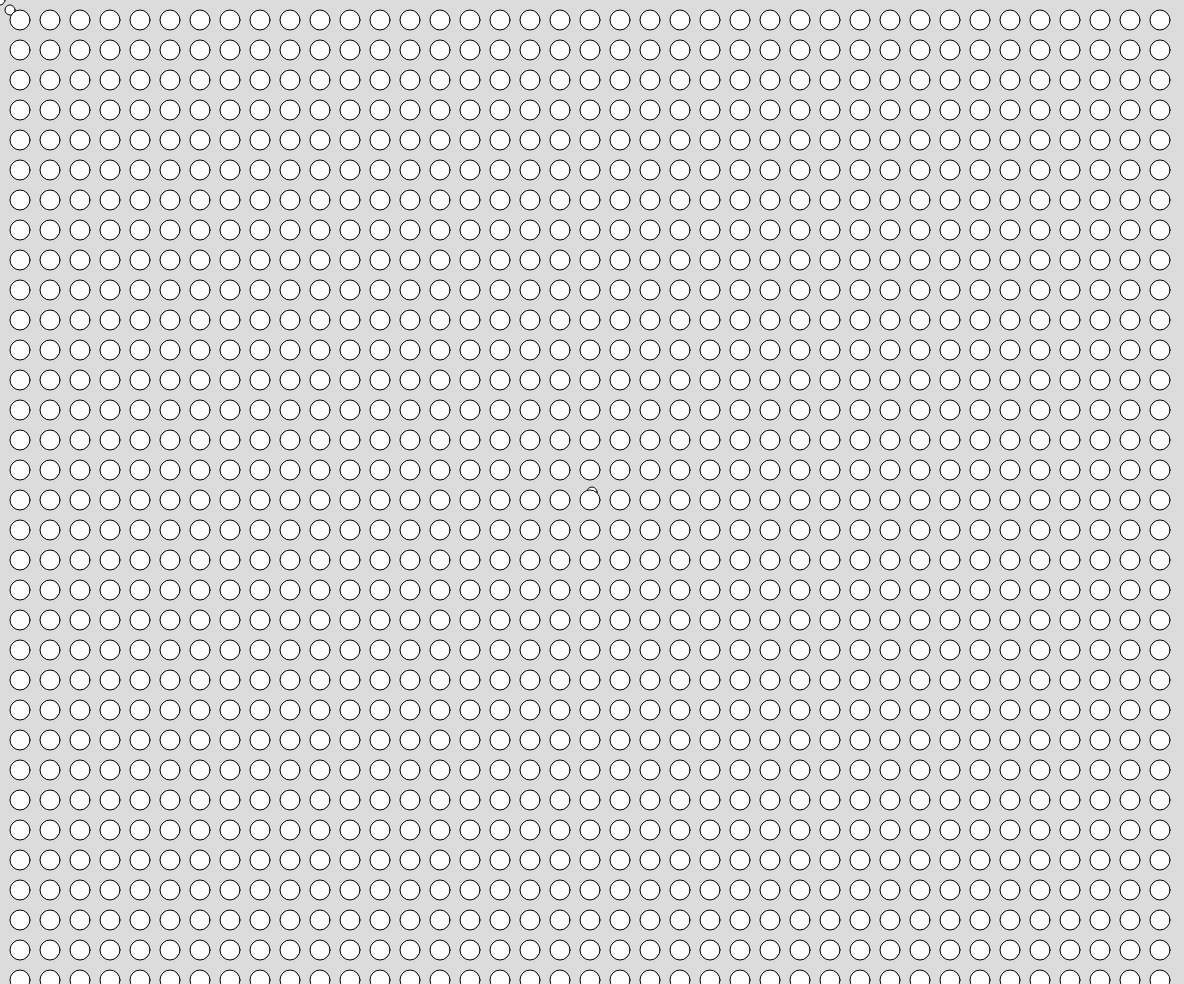
Frame 1 (no input)
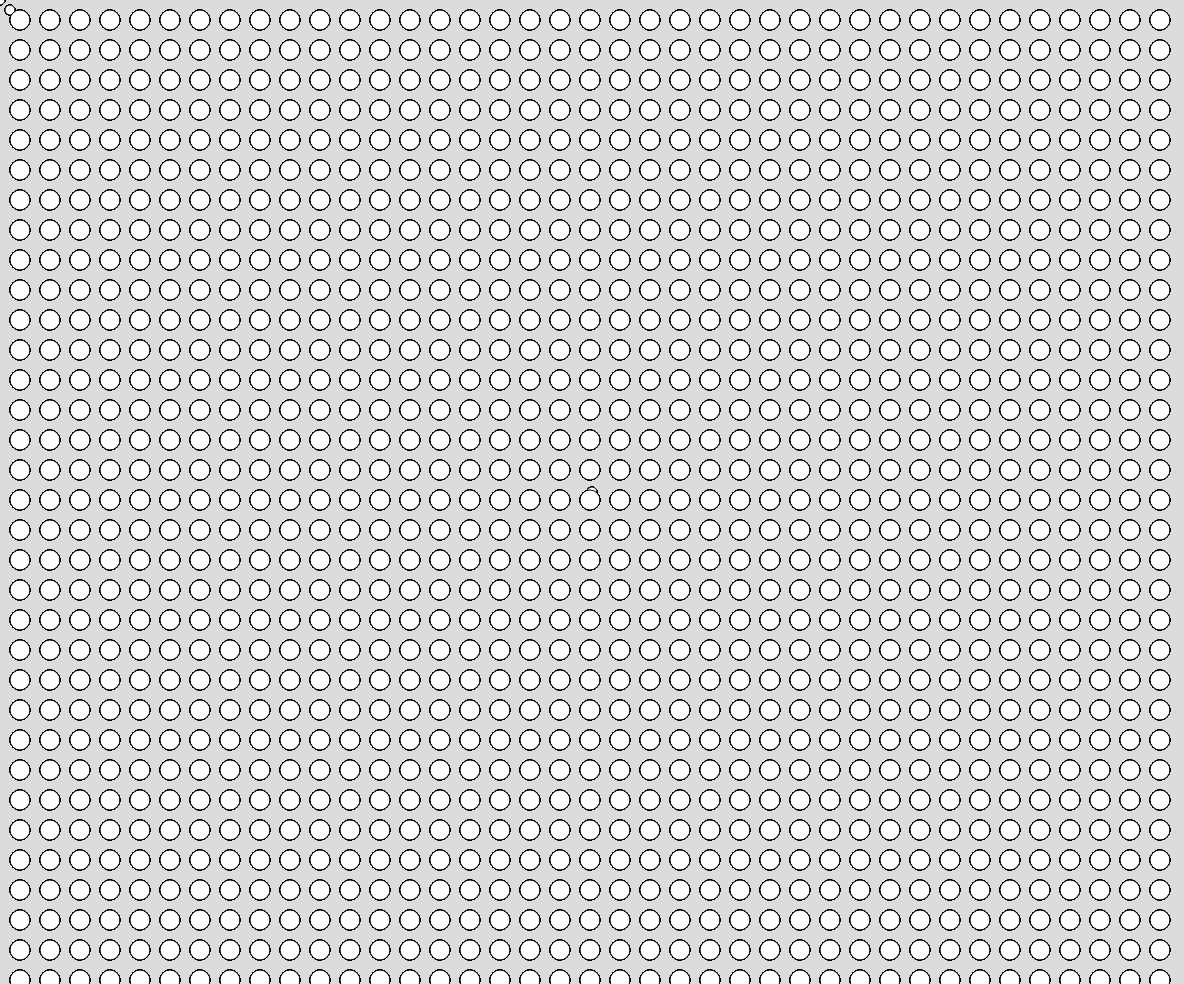
Frame 60 (no input)
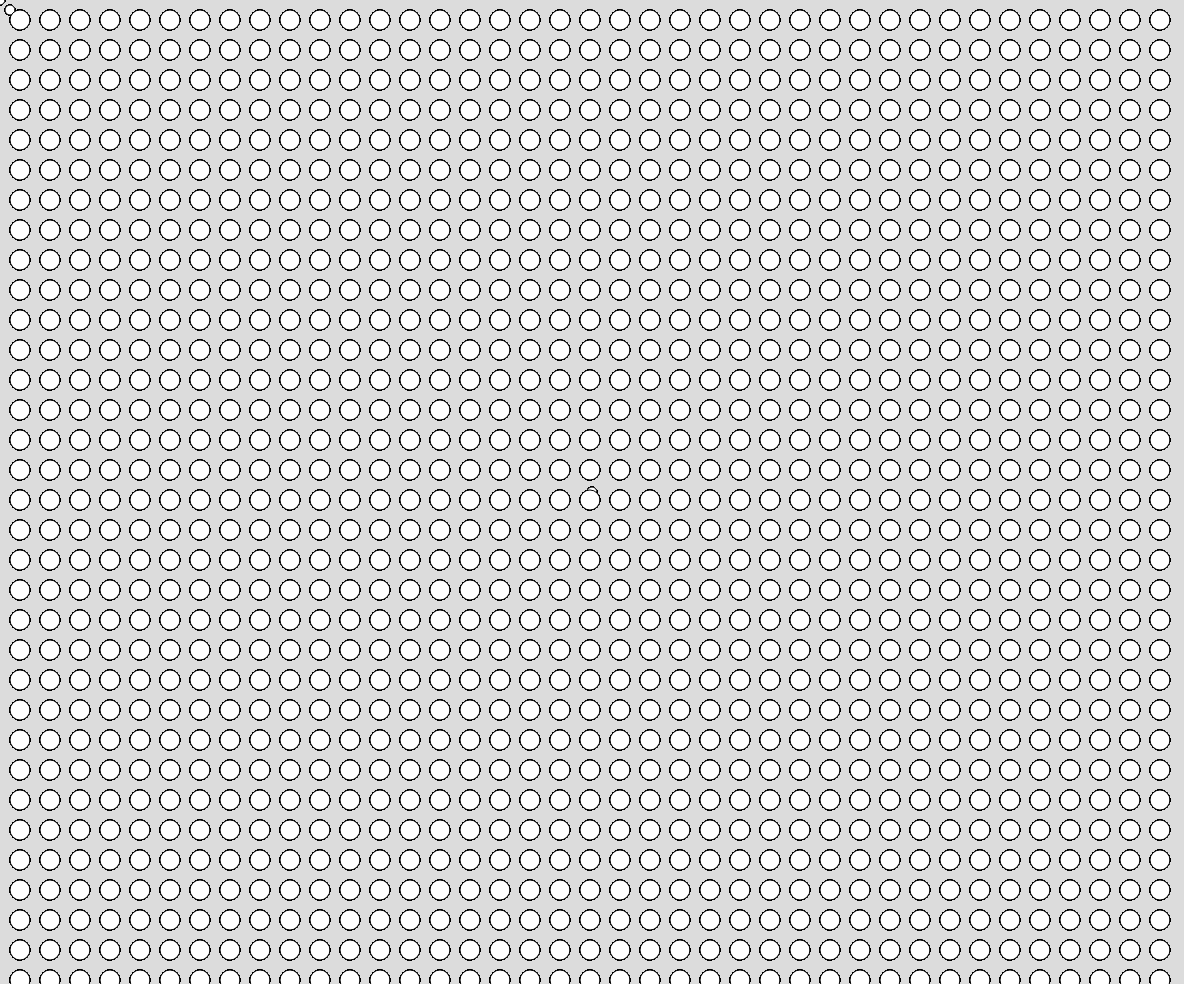
Frame 120 (the mouse pressed at the canvas centre since frame 60)

The p5.js sketch that drew these frames (run headless with seeded random() and noise() and a simulated clock; from frame 60 on, the mouse is pressed at the canvas centre):

// p5.js sketch
// ── sketch.js
function setup() {
  createCanvas(windowWidth-16, windowHeight-16);
  background(220);
}

function draw() {
  ellipse(10,10,10,10);
  ellipse(mouseX,mouseY,10,10);
  ellipse(width/2,height/2,10,10);
  for ( let y = 20 ; y < height ; y+=30 ) {
    for ( let i = 20 ; i < width ; i+=30 ) {
      ellipse( i, y, 20, 20);
    }
  }
}
